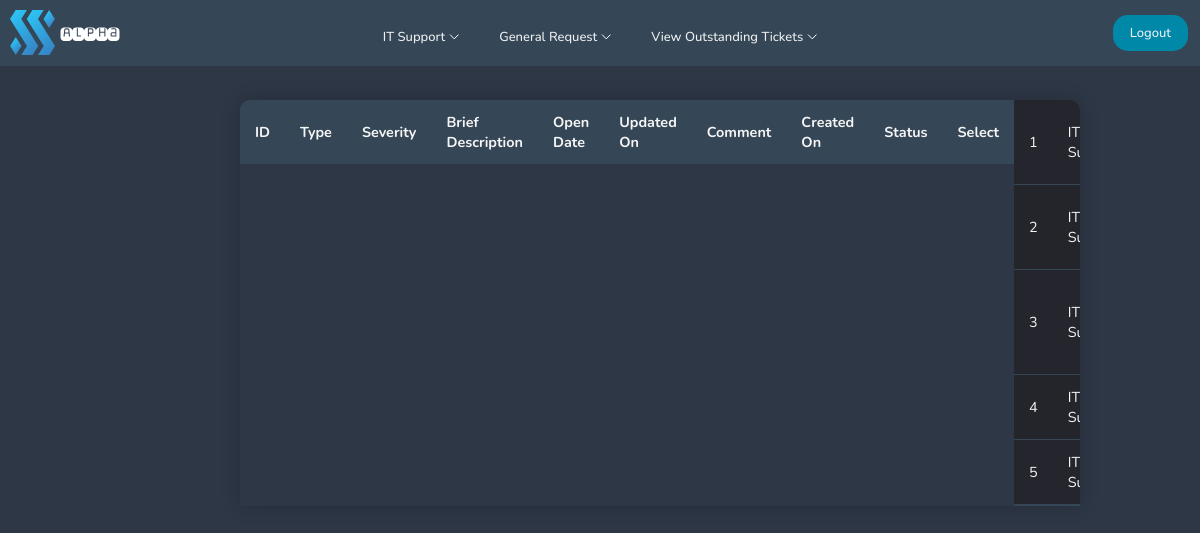
/pages/user-view-it-ticket.php (signed in), run on an earlier commit of the app's database.
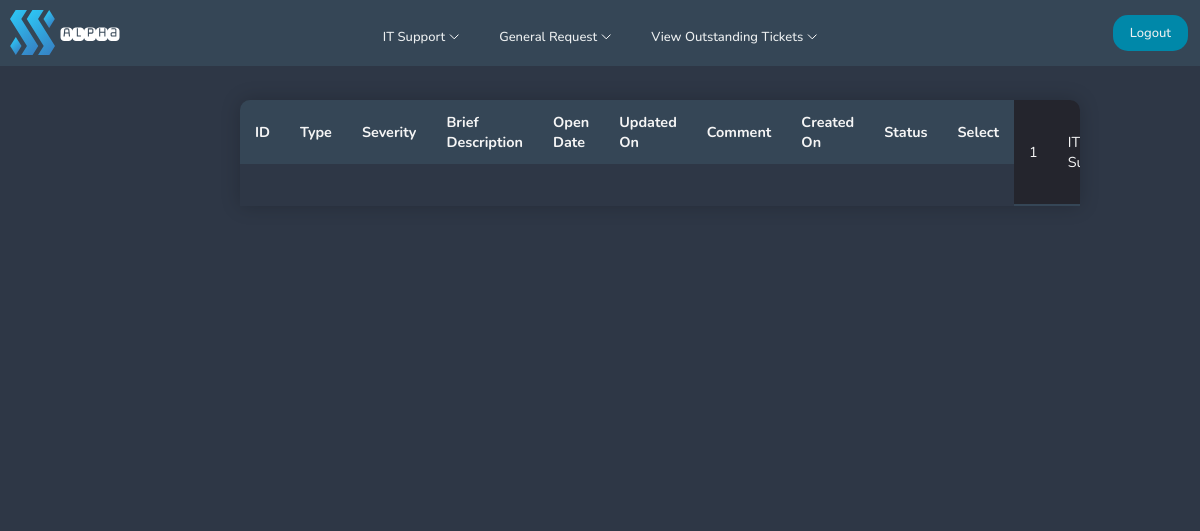
And on a later commit of the database.
### tables this page shows
CREATE TABLE "itticket" (
	"id"	INTEGER,
	"user"	INTEGER,
	"type"	TEXT,
	"severity"	TEXT,
	"brief"	INTEGER,
	"full"	TEXT,
	"createdon"	TEXT,
	"status"	TEXT,
	"comment"	TEXT,
	"updatedon"	TEXT,
	PRIMARY KEY("id"),
	FOREIGN KEY("severity") REFERENCES "itsupportservices"("id")
);

### pages/user-view-it-ticket.php (the view, shortened to what this page needs)
<!DOCTYPE html>
<html lang="en">
<head>
    <?php include'../navigation/userdashnavbar.php';
    require ('../config/dbcon.php'); ?>
    <link rel="stylesheet" href="../navigation/userdashnavbar.css">
    <link rel="stylesheet" href="../css/admintickettable.css">
    <link rel="stylesheet" href="../css/user-select-button.css">
</head>
<body bgcolor="#2E3746">
    <?php
    $user = $_SESSION['id'];
    $query = "SELECT * FROM itticket where user = $user";
    $statement = $conn->prepare($query);
    $statement->execute();
    $statement->setFetchMode(PDO::FETCH_OBJ);
    $result = $statement->fetchAll();
    ?>
    <table class="ticket-table">
        <thead>
        <tr>
            <th>ID</th>
            <th>Type</th>
            <th>Severity</th>
            <th>Brief Description</th>
            <th>Open Date</th>
            <th>Updated On</th>
            <th>Comment</th>
            <th>Created On</th>
            <th>Status</th>
            <th>Select</th>
        </tr>
        </thead>
        <?php foreach($result as $data) { ?>
            <tr>
                <td><?= $data->id; ?> </td>
                <td><?= $data->type; ?> </td>
            </tr>
            <?php
        }
        ?>
    </table>
</body>
</html>

### navigation/userdashnavbar.php (shortened to what this page needs)
<!DOCTYPE html>
    <head>
        <link rel="stylesheet" href="navigation/userdashnavbar.css">
    </head>
    <body>
        <header>
            <a class="logo" href="/"><img src="../images/logo.svg" width="45" height="45" alt="logo"></a>
            <a class="logo2" href="/"><img src="../images/alpha.svg" width="60" height="60" alt="logo"></a>
            <nav>
                <ul class="nav__links">
                    <li><a href="../pages/user-create-it.php">IT Support</a></li>
                    <li><a href="../pages/user-create-request.php">General Request</a></li>
                    <li><a class="viewticketbutton" href="../pages/user-ticket-type-selection.php">View Outstanding Tickets</a></li>
                </ul>
            </nav>
            <a class="cta" href="../pages/home.php">Logout</a>
        </header>
    </body>
</html>

### navigation/userdashnavbar.css (style rules this page uses)
* { box-sizing: border-box; margin: 0; padding: 0; }
header { width: 100%; top: 0; left: 0; position: fixed; z-index: 100; padding: 20px 10%; background-color: #354656 ; }
.logo { position: fixed; top: 10px; left: 10px; z-index: 9999; }
.logo2 { position: fixed; top: 4px; left: 60px; }
.nav__links a, .cta, .overlay__content a { display: flex; justify-content: center; font-family: "Nunito", sans-serif; font-size: small; font-weight: 500; color: #edf0f1; text-decoration: none; }
.nav__links a::after { content: url("../images/arrowdown.svg"); margin-left: 4px; }
.nav__links { list-style: none; display: flex; justify-content: center; padding-top: 8px; }
.nav__links li { padding: 0px 20px; }
.nav__links li a { transition: color 0.3s ease 0s; }
.cta { position: fixed; top: 15px; right: 12px; z-index: 9999; padding: 9px 17px; background-color: rgba(0, 136, 169, 1); border: none; border-radius: 15px; cursor: pointer; transition: background-color 0.3s ease 0s; }

### css/admintickettable.css (style rules this page uses)
* { box-sizing: border-box; font-family: "Nunito", sans-serif; }
.ticket-table { display: flex; table-layout: fixed; margin-top: 100px; margin-left: 20%; margin-right: auto; margin-bottom: 0px; font-size: 0.9em; min-width: 70%; max-width: 70%; border-collapse: collapse; border-radius: 10px 10px 0 0; box-shadow: 0 0 20px rgba(0, 0 ,0, 0.20); overflow: hidden; }
.ticket-table thead tr { background-color: #354656; color: whitesmoke; text-align: left; font-weight: bold; }
.ticket-table th, .ticket-table td { max-width:180px; word-wrap:break-word; padding: 12px 15px; }
.ticket-table tbody tr { border-bottom: 1px solid #354656; color: whitesmoke; }
.ticket-table tbody tr:nth-of-type(odd) { background-color: #24252d; }
.ticket-table tbody tr:last-of-type { border-bottom: 2px solid #354656; }
.ticket-table tbody tr:nth-of-type(even) { background-color: #24252a; }

What changed in the data, as far as the page shows it:
removed itticket: id "2", type "IT…"
removed itticket: id "3", type "IT…"
removed itticket: id "4", type "IT…"
removed itticket: id "5", type "IT…"
